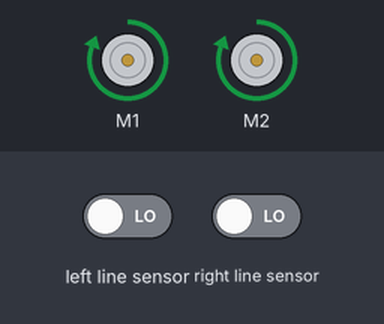
Recording of a program running on a simulated BBC micro:bit (MakeCode). Shown: 2 × DC motor (green arrow = forward, orange = backward, longer = faster). The inputs (shaded band) are chosen by the test bench; at power-on: left line sensor LOW, right line sensor LOW.

Above: at 1.2 s.
1.3 s: left line sensor driven HIGH
At 1.8 s:
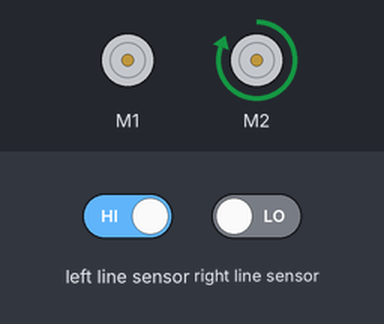
2.8 s: left line sensor driven LOW
At 3.1 s:
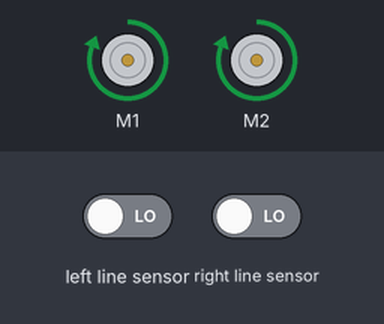
4.3 s: right line sensor driven HIGH
At 5.2 s:
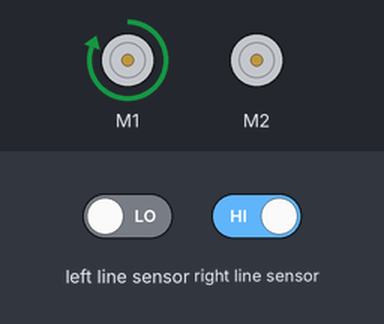
5.8 s: right line sensor driven LOW
At 6.3 s:
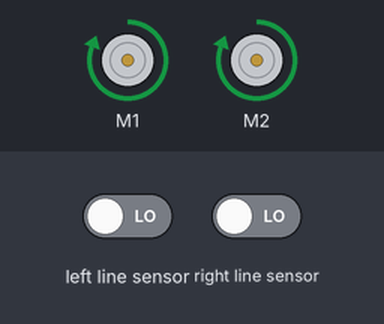
Timing chart, 0 to 8.3 s (numbered marks = the images above; inputs shaded):
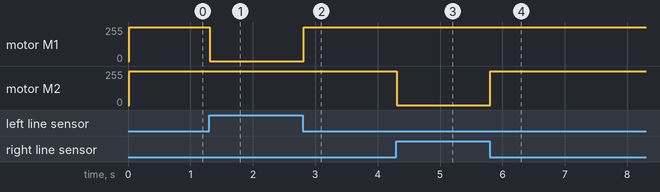

The program:

main.ts
```typescript
basic.forever(function () {
    if (maqueen.readPatrol(maqueen.Patrol.PatrolLeft) == 0 && maqueen.readPatrol(maqueen.Patrol.PatrolRight) == 0) {
        maqueen.motorRun(maqueen.Motors.All, maqueen.Dir.CW, 255)
    } else {
        if (maqueen.readPatrol(maqueen.Patrol.PatrolLeft) == 0 && maqueen.readPatrol(maqueen.Patrol.PatrolRight) == 1) {
            maqueen.motorRun(maqueen.Motors.M2, maqueen.Dir.CW, 0)
            maqueen.motorRun(maqueen.Motors.M1, maqueen.Dir.CW, 255)
            if (maqueen.readPatrol(maqueen.Patrol.PatrolLeft) == 1 && maqueen.readPatrol(maqueen.Patrol.PatrolRight) == 1) {
                maqueen.motorRun(maqueen.Motors.M2, maqueen.Dir.CW, 0)
                maqueen.motorRun(maqueen.Motors.M1, maqueen.Dir.CW, 255)
            }
        } else {
            if (maqueen.readPatrol(maqueen.Patrol.PatrolLeft) == 1 && maqueen.readPatrol(maqueen.Patrol.PatrolRight) == 0) {
                maqueen.motorRun(maqueen.Motors.M2, maqueen.Dir.CW, 255)
                maqueen.motorRun(maqueen.Motors.M1, maqueen.Dir.CW, 0)
                if (maqueen.readPatrol(maqueen.Patrol.PatrolLeft) == 1 && maqueen.readPatrol(maqueen.Patrol.PatrolRight) == 1) {
                    maqueen.motorRun(maqueen.Motors.M2, maqueen.Dir.CW, 255)
                    maqueen.motorRun(maqueen.Motors.M1, maqueen.Dir.CW, 0)
                }
            }
        }
    }
})
```

test.ts
```typescript
// aquí va el archivo "tests"; esto no se compilará cuando este paquete se utilice como una extensión.
```

Measured:
- after the input at 1.3 s, motor M1: forward 255/255 → stopped at once
- after the input at 2.8 s, motor M1: stopped → forward 255/255 at once
- after the input at 4.3 s, motor M2: forward 255/255 → stopped at once
- after the input at 5.8 s, motor M2: stopped → forward 255/255 at once
